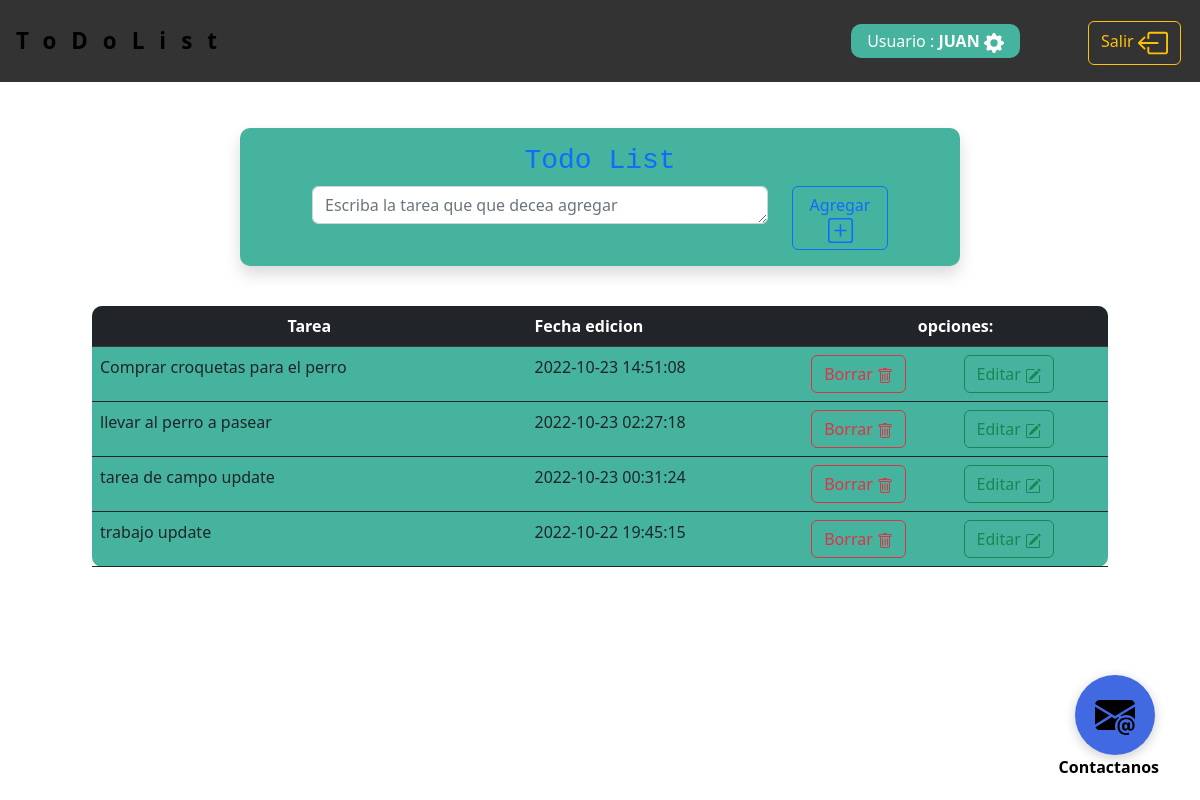
/home.php (signed in), run on an earlier commit of the app's database.
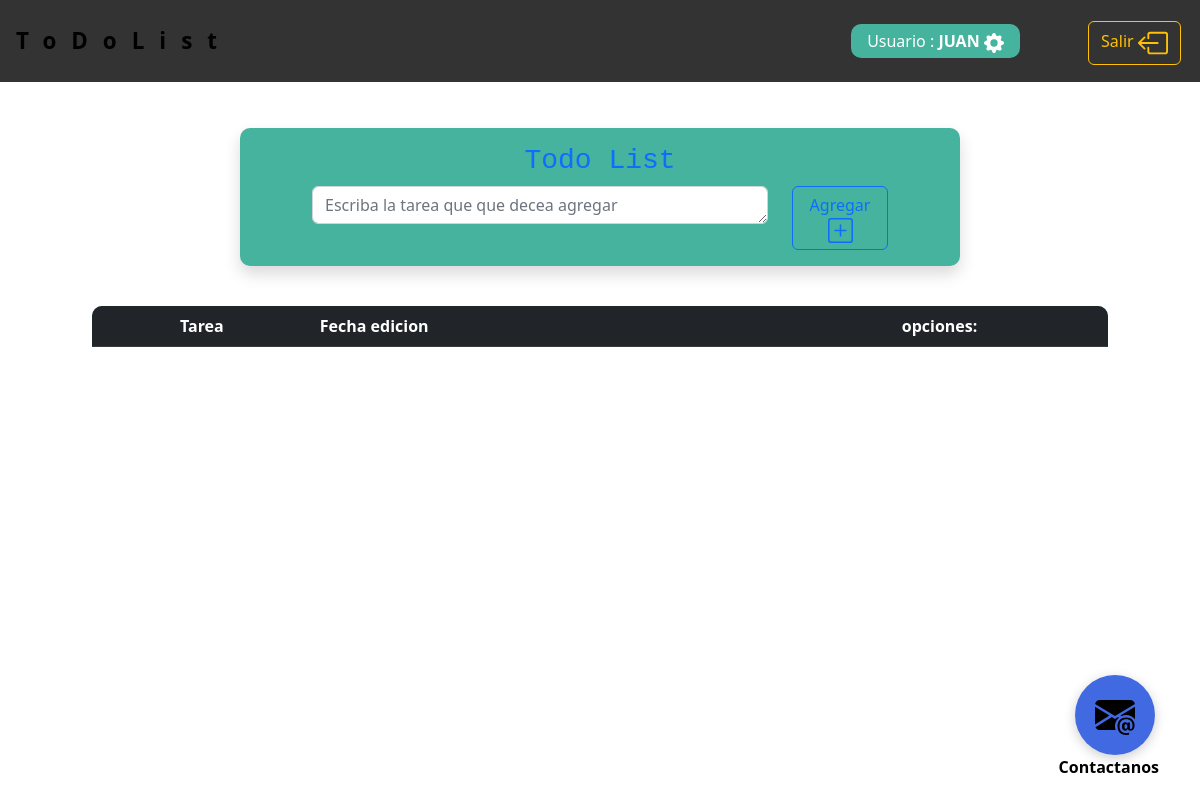
And on a later commit of the database.
### tables this page shows
CREATE TABLE `tarea` (
  `id` int(11) NOT NULL,
  `idUsuario` int(11) NOT NULL,
  `titulo` varchar(80) NOT NULL,
  `fecha` datetime NOT NULL DEFAULT current_timestamp()
);

### home.php (the view, shortened to what this page needs)
<?php
include 'db.php';
$usuario=$_SESSION['usuario'];
?>
<!doctype html>
<html lang="en">
  <head>
    <link href="https://cdn.jsdelivr.net/npm/bootstrap@5.2.2/dist/css/bootstrap.min.css" rel="stylesheet">
  </head>
  <body>
    <header class="header">
      <div class="menu ">
      <a class="logo" href=""> ToDoList</a>
      <nav>
        <ul>
        <li> <p> Usuario : <b style="text-transform: uppercase;"> <?php echo $usuario ?> </b>
      </li>
        <li style="width:6rem ;"><a href="close.php" class="btn btn-outline-warning">Salir
        </a></li>
     </ul> </nav>
      </div>
    </header>
    <main>
    <form action="insert.php" method="POST" >
    <div class="Container" >
        <div id="divFormulario" class="row justify-content-center m-auto shadow  mt-5 py-3" style="border-radius:10px ;">
            <h3 class="text-center text-primary font-monospace">Todo List</h3>
            <div class="col-8">
            <textarea class="form-control" required id="exampleFormControlTextarea1" rows="1" maxlength="100"  name="lista" placeholder="Escriba la tarea que que decea agregar" ></textarea>
                </div>
            <div class="col-2">
            <button type="submit" class="row-2 btn btn-outline-primary " name="btnAdd">Agregar
            </button></div>
        </div>
    </div>
    </form>
    <br>
    <?php
    $id=$_SESSION['id'];
    $consultaTarea= mysqli_query($conexion,"select*from tarea where idUsuario='$id' order by id desc");
    ?>
  <div class="container ">
    <div id="tablaTarea" class="col-xl- m-auto mt-3" style="border-radius:10px ;">
    <table class="table border-dark ">
      <tbody class="" >
        <tr  class="table table-dark table-striped"  >
          <th id="tablaHeadLeft">
            <center>
          Tarea</center>
          </th>
          <th>
            Fecha edicion
          </th>
          <th id="tablaHeadRigth" COLSPAN=2>
            <center>
            opciones:</center>
          </th>
        </tr>
        <?php
        while($row= mysqli_fetch_array($consultaTarea)){
        ?>
        <tr>
          <td><?php echo$row['titulo'] ?></td>
          <td><?php echo$row['fecha'] ?></td>
          <td style="width:15% ;"><a href="delete.php? ID=<?php echo$row['id'] ?> "  class="btn btn-outline-danger">Borrar </a> </td>
          <td style="width:15% ;"><a href="formUpdate.php? ID=<?php echo$row['id'] ?> " class="btn btn-outline-success">Editar </a></td>
        </tr>
        <?php
          }
          ?>
      </tbody>
    </table>
</div>
</div>
</main>
<div>
  <a style="text-decoration:none; color:black" class="contacto" href="contacto.php">
          <ul>
            <li>Contactanos</li>
          </ul>
</a>
</div>
  </body>
</html>

### home.php (style rules this page uses)
* { margin: 0; padding: 0; }
body { background-image: url("images/camaraLibro.jpg") ; width: 100%; height:100%vh; background-size: cover; }
.header { background-color: #333; color: white; padding: 1rem ; position: fixed; left: 0; top: 0; width: 100%; }
.header a { text-decoration: none; cursor:default }
.menu { display: flex; justify-content: space-between; align-items: center; }
nav ul { margin: 0; padding: 0; list-style: none; }
nav ul li { display: inline-block; }
nav ul li a { cursor:default; display: block; padding: 0.5rem 1rem; }
nav ul li p { text-decoration: none; cursor:default; display: block; margin: 0.5rem 4rem; padding: 0.3rem 1rem; background-color: #45B39D; border-radius: 10px; }
.logo { letter-spacing: 15px; font-size: 1.4em; font-weight: bold; color: black; }
main { padding: 5rem; }
form { padding:0rem 10rem; }
button { background-color: transparent; border: 0px; }
#divFormulario { background-color: #45B39D; }
#tablaTarea { background-color: #45B39D; }
.contacto { height: 80px; width: 80px; border-radius: 60px; background: url("images/email.svg"); background-color: royalblue; box-shadow: 0px 3px 12px rgba(0, 0, 0, 0.2); background-size: 50%; background-position: center; background-repeat: no-repeat; position: fixed; bottom: 45px; right: 45px; }
.contacto ul li { text-decoration: none; list-style: none; position: absolute; right: -4px; top: 5rem; font-weight: bold; }
#tablaHeadLeft { border-top-left-radius: 10px; }
#tablaHeadRigth { border-top-right-radius: 10px; }

What changed in the data, as far as the page shows it:
removed tarea: titulo "Comprar croquetas para el perro", fecha "2022-10-23 14:51:08"
removed tarea: titulo "llevar al perro a pasear", fecha "2022-10-23 02:27:18"
removed tarea: titulo "tarea de campo update", fecha "2022-10-23 00:31:24"
removed tarea: titulo "trabajo update", fecha "2022-10-22 19:45:15"
